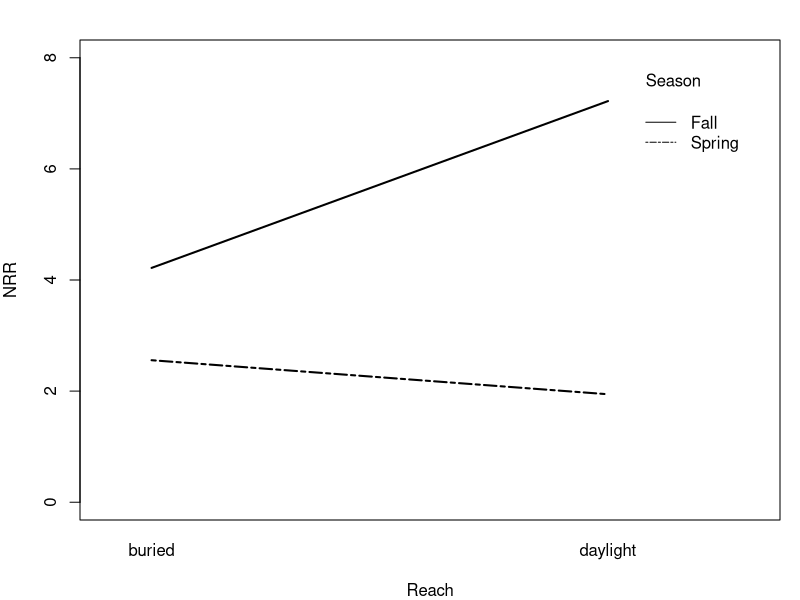
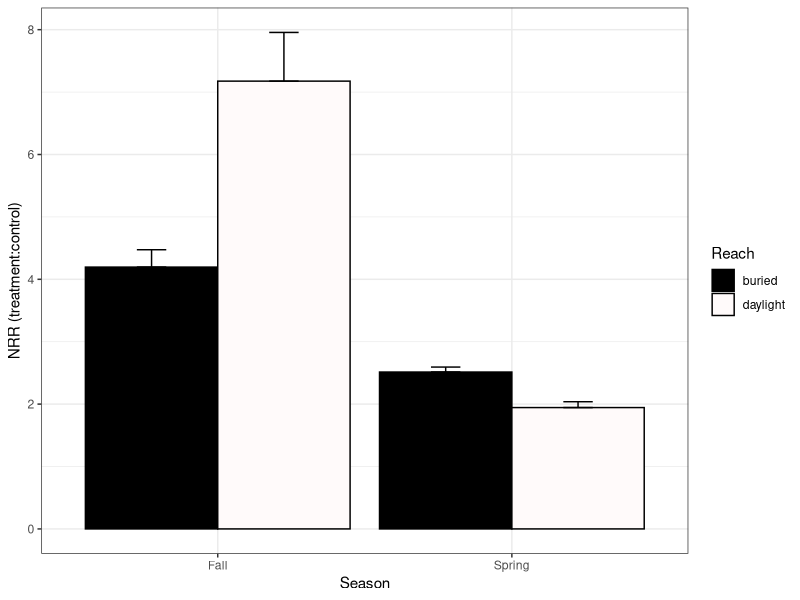
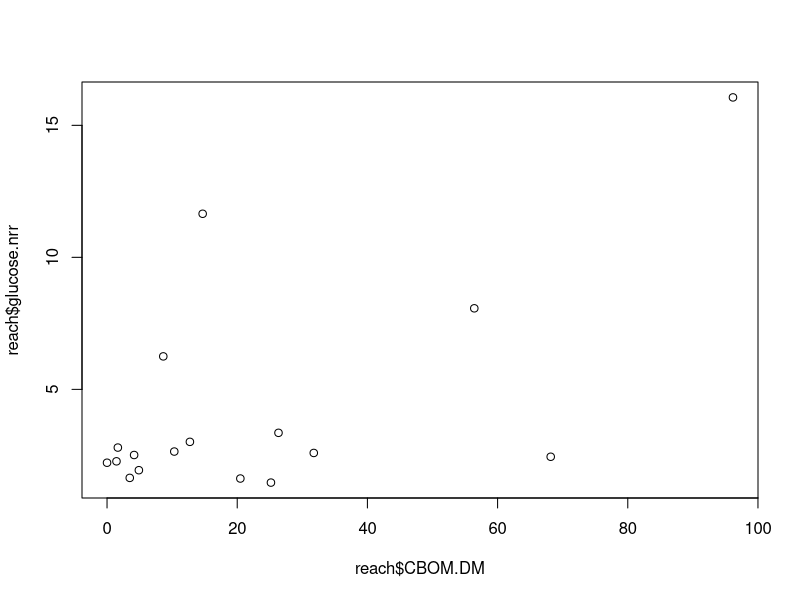
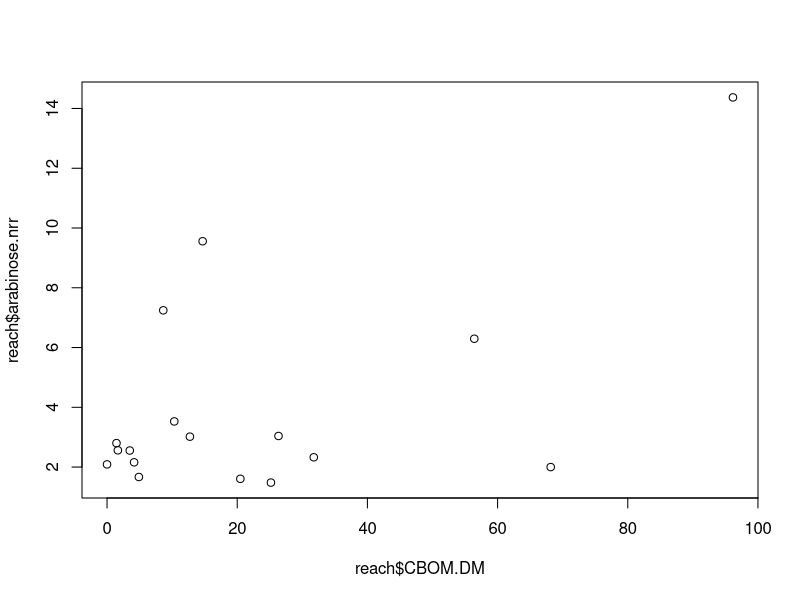
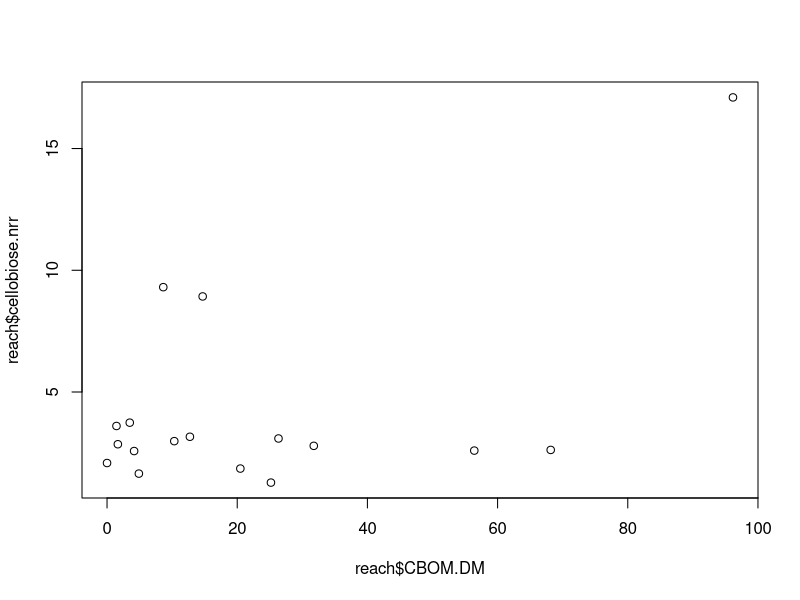

Reproduce these figures in R, in order. (Note: this script raises an error after producing the figures.)
#9-May-16
#This R script compiles all our final analyses from cincy.reach.R
#and cincy.nds.R.  Those two files contain the variance optimization 
#and model selection code.

############################################################################################
#load and set up data

#packages
install.packages("nlme")
install.packages("nortest")
install.packages("dplyr")
install.packages("multcomp")
install.packages("MASS")
install.packages("ggplot2")
library(nlme)
library(nortest)
library(dplyr)
library(multcomp)
library(MASS)
library(ggplot2)

#load and evaluate NDS data
nds<-read.table(file="cincy.nds.csv", header=T, sep=',')
str(nds)
unique(nds$stream)
unique(nds$season)
unique(nds$reach)
unique(nds$carbon)

nds$carbon <- factor(nds$carbon, levels = c("Control", "Arabinose", "Cellobiose", "Glucose"))

#load and evaluate REACH data
reach<-read.table(file="cincy.reach.csv", header=T, sep=',')
unique(reach$stream)
unique(reach$season)
unique(reach$reach)
str(reach)

############################################################################################
#Carbon limitation analysis with NDS data
fall<-subset(nds, season=="Fall")
spring<-subset(nds, season=="Spring")
fall.spring<-rbind(fall,spring)
fall.spring<-droplevels(fall.spring)#removes summer as a level bc it has no values

vf1 = varIdent(form = ~1|season*reach) 
vf2 = varExp(form = ~ fitted (.)|season)
vf3 = varIdent(form = ~1|stream)

M.nds<-lme(nrr~season*reach, random=~1|stream, 
           weights=varComb(vf1,vf2,vf3), data=fall.spring, 
           na.action=na.omit)
anova(M.nds)
summary(M.nds)

#interaction plot
op<-par(mfrow=c(1,1), mar=c(4,4,2,1))
x<-fall.spring[complete.cases(fall.spring),]#strips NA rows from data for plotting
x<-droplevels(x)#removes levels with no values, such as summer
with(x, 
     interaction.plot(reach,season,nrr, 
                      ylim=c(0,8),lty=c(1,12),lwd=2,ylab="NRR", 
                      xlab="Reach", trace.label="Season"))
par(op)
#fall has stronger NRR than spring, 
#but in spring, buried have greater response to added carbon
#whereas in fall, daylight reaches have greater response to added carbon

x <- group_by(fall.spring, season, reach) %>%  # Grouping function causes subsequent functions to aggregate by season and reach
  summarize(nrr.mean = mean(nrr, na.rm = TRUE), # na.rm = TRUE to remove missing values
            nrr.sd=sd(nrr, na.rm = TRUE),  # na.rm = TRUE to remove missing values
            n = sum(!is.na(nrr)), # of observations, excluding NAs. 
            nrr.se=nrr.sd/sqrt(n))

p<-ggplot(data=x, 
          aes(x=season, y=nrr.mean, fill=reach)) + 
  geom_bar(stat="identity", 
           position=position_dodge(), color = "black") + 
  geom_errorbar(aes(ymin=nrr.mean, 
                    ymax=nrr.mean+nrr.se), width=0.2, 
                position=position_dodge(0.9)) + 
  scale_fill_manual(values=c("black","snow"))
p+xlab("Season")+ylab("NRR (treatment:control)")+labs(fill="Reach")+theme_bw()
############################################################################################
#Reach scale data analysis


############multivariate approach to incorporate glucose, arabinose, and cellobiose responses
############into a single model
install.packages("vegan")
library(vegan)

#http://cc.oulu.fi/~jarioksa/softhelp/vegan/html/adonis.html
y <- cbind(reach$glucose.nrr,reach$arabinose.nrr,reach$cellobiose.nrr)
L.y <- cbind(log(reach$glucose.nrr+1),log(reach$arabinose.nrr+1),log(reach$cellobiose.nrr+1))
adonis(y~CBOM.DM+FBOM.DM, data=reach, na.action=na.omit, perm=1e5)
  #runs a simulation that returns CBOM as significant (p=0.039) and FBOM as marginal (p=0.053)
M1<-adonis(y~CBOM.DM+FBOM.DM, data=reach, na.action=na.omit, perm=1e5)
coefficients(M1)#glucose is term 1, arabinose is term 2, cellobiose is term 3
summary(M1)

#interpretation:  the more CBOM and FBOM, the greater the response to added carbon in NDS

plot(reach$glucose.nrr~reach$CBOM.DM)
plot(reach$arabinose.nrr~reach$CBOM.DM)
plot(reach$cellobiose.nrr~reach$CBOM.DM)

#these look terrible...maybe it's better not to graph these?

############N acquisition enzymes
vf1<-varIdent(form = ~1|stream)

M.nace<-gls(NACE.DM~season, weights=vf1, 
         data=reach, na.action=na.omit, method="REML")
anova(M.nace)
summary(M.nace)

model.matrix.gls <- function(M.nace, ...){
  model.matrix(terms(M.nace), data = getData(M.nace), ...)  
}
model.frame.gls <- function(M.nace, ...){
  model.frame(formula(M.nace), data = getData(M.nace), ...)  
}
terms.gls <- function(M.nace, ...){
  terms(model.frame(M.nace),...)  
}

multCompTukey <- glht(M.nace, linfct = mcp(season = "Tukey")) 
summary(multCompTukey)

#interpretation:  more N acquisition effort in fall compared to spring

x <- group_by(reach, season) %>%  
  summarize(NACE.mean = mean(NACE.DM, na.rm = TRUE), 
            NACE.sd=sd(NACE.DM, na.rm = TRUE),  
            n = sum(!is.na(NACE.DM)),  
            NACE.se=NACE.sd/sqrt(n))

p<-ggplot(data=x, 
          aes(x=season, y=NACE.mean)) + geom_bar(stat="identity", 
          position=position_dodge(), colour="black") + geom_errorbar(aes(ymin=NACE.mean, 
          ymax=NACE.mean+NACE.se), width=0.2, 
          position=position_dodge(0.9)) + scale_fill_manual(values=c("black"))

p+xlab("Season")+ylab("NACE (nmol g-1 DM h-1)")+theme_bw()
#check units with Brian


############DOPAH2, correlates to lignin degradation so a metric of recalcitrant carbon use
vf3<-varIdent(form=~1|season)

M.dopah2<-gls(DOPAH2.DM~reach, 
              weights=vf3, data=reach, na.action=na.omit)
anova(M.dopah2)
summary(M.dopah2)

#interpretation:  more lignin degradation effort in buried compared to daylight regardless of season

x <- group_by(reach, reach) %>%  
  summarize(DOPAH2.mean = mean(DOPAH2.DM, na.rm = TRUE), 
            DOPAH2.sd=sd(DOPAH2.DM, na.rm = TRUE),  
            n = sum(!is.na(DOPAH2.DM)),  
            DOPAH2.se=DOPAH2.sd/sqrt(n))

p<-ggplot(data=x, 
          aes(x=reach, y=DOPAH2.mean)) + geom_bar(stat="identity", 
          position=position_dodge(), colour="black") + geom_errorbar(aes(ymin=DOPAH2.mean, 
          ymax=DOPAH2.mean+DOPAH2.se), width=0.2, 
          position=position_dodge(0.9)) + scale_fill_manual(values=c("black"))

p+xlab("Reach")+ylab("DOPAH2 (nmol g-1 DM h-1)")+theme_bw()
#check units with Brian and write "DOPAH2" properly...wth is this stuff?

############POX, Brian Hill's alternate DOPA metric?
reach$L.POX<-log(reach$POX+1)

M.pox<-gls(L.POX~reach, data=reach, na.action=na.omit)
anova(M.pox)
summary(M.pox)

#interpretation:  more recalcitrant C degradation effort in buried compared to daylight 
    #regardless of season

x <- group_by(reach, reach) %>%  
  summarize(POX.mean = mean(POX, na.rm = TRUE), 
            POX.sd=sd(POX, na.rm = TRUE),  
            n = sum(!is.na(POX)),  
            POX.se=POX.sd/sqrt(n))

p<-ggplot(data=x, 
          aes(x=reach, y=POX.mean)) + geom_bar(stat="identity", 
          position=position_dodge(), colour="black") + geom_errorbar(aes(ymin=POX.mean, 
          ymax=POX.mean+POX.se), width=0.2, 
          position=position_dodge(0.9)) + scale_fill_manual(values=c("black"))

p+xlab("Reach")+ylab("POX (mol g-1 C h-1)")+theme_bw()

############LCI, index of carbon lability calculcated as recalcitrant/(labile+recalcitrant)
    #so a smaller number means there is more labile carbon and a bigger number means more
    #recalcitrant carbon

M.lci<-gls(LCI~season+reach+stream, data=reach, na.action=na.omit)
anova(M.lci)
summary(M.lci)

model.matrix.gls <- function(M.lci, ...){
  model.matrix(terms(M.lci), data = getData(M.lci), ...)  
}
model.frame.gls <- function(M.lci, ...){
  model.frame(formula(M.lci), data = getData(M.lci), ...)  
}
terms.gls <- function(M.lci, ...){
  terms(model.frame(M.lci),...)  
}

multCompTukey <- glht(M.lci, linfct = mcp(season = "Tukey")) 
summary(multCompTukey)

#spring and fall don't differ, but summer has more recalcitrant carbon than the fall
#daylight has more labile carbon than buried

x <- group_by(reach, season, reach) %>%  
  summarize(LCI.mean = mean(LCI, na.rm = TRUE), 
            LCI.sd=sd(LCI, na.rm = TRUE),  
            n = sum(!is.na(LCI)),  
            LCI.se=LCI.sd/sqrt(n))

p<-ggplot(data=x, 
          aes(x=season, y=LCI.mean, fill=reach)) + geom_bar(stat="identity", 
          position=position_dodge(), colour="black") + geom_errorbar(aes(ymin=LCI.mean, 
          ymax=LCI.mean+LCI.se), width=0.2, 
          position=position_dodge(0.9)) + scale_fill_manual(values=c("black","snow"))

p+xlab("Season")+ylab("LCI (recalcitrant/(labile+recalcitrant))")+labs(fill="Reach")+theme_bw()

############HIX, humification index from Pennino

new.reach<-reach[reach$HIX>0.71,]#subset data to remove outlier

vf1<-varIdent(form = ~1|stream)

M.hix<-gls(HIX~season+reach+stream, 
         weights=vf1, data=new.reach,na.action=na.omit) 
anova(M.hix)
summary(M.hix)

model.matrix.gls <- function(M.hix, ...){
  model.matrix(terms(M.hix), data = getData(M.hix), ...)  
}
model.frame.gls <- function(M.hix, ...){
  model.frame(formula(M.hix), data = getData(M.hix), ...)  
}
terms.gls <- function(M.hix, ...){
  terms(model.frame(M.hix),...)  
}

multCompTukey <- glht(M.hix, linfct = mcp(season = "Tukey")) 
summary(multCompTukey)

#Fall has higher humification index than spring or summer
#Daylight has higher humification index than buried, possibly due to terrestrial inputs to
  #open reaches

x <- group_by(new.reach, season, reach) %>%  # Grouping function causes subsequent functions to aggregate by season and reach
  summarize(HIX.mean = mean(HIX, na.rm = TRUE), # na.rm = TRUE to remove missing values
            HIX.sd=sd(HIX, na.rm = TRUE),  # na.rm = TRUE to remove missing values
            n = sum(!is.na(HIX)), # of observations, excluding NAs. 
            HIX.se=HIX.sd/sqrt(n))

p<-ggplot(data=x, 
          aes(x=season, y=HIX.mean, fill=reach)) + geom_bar(stat="identity", 
          position=position_dodge(), colour="black") + geom_errorbar(aes(ymin=HIX.mean, 
          ymax=HIX.mean+HIX.se), width=0.2, 
          position=position_dodge(0.9)) + scale_fill_manual(values=c("black","snow"))
p+xlab("Season")+ylab("Humification Index (HIX))")+labs(fill="Reach")+theme_bw()

############BIX, biological freshness index from Pennino

M.bix<-gls(BIX~season, 
              data=reach,na.action=na.omit)  
anova(M.bix)
summary(M.bix)

model.matrix.gls <- function(M.bix, ...){
  model.matrix(terms(M.bix), data = getData(M.bix), ...)  
}
model.frame.gls <- function(M.bix, ...){
  model.frame(formula(M.bix), data = getData(M.bix), ...)  
}
terms.gls <- function(M.bix, ...){
  terms(model.frame(M.bix),...)  
}

multCompTukey <- glht(M.bix, linfct = mcp(season = "Tukey")) 
summary(multCompTukey)

#spring and summer have higher freshness than fall, but they don't differ from each other

x <- group_by(reach, season) %>%  # Grouping function causes subsequent functions to aggregate by season and reach
  summarize(BIX.mean = mean(BIX, na.rm = TRUE), # na.rm = TRUE to remove missing values
            BIX.sd=sd(BIX, na.rm = TRUE),  # na.rm = TRUE to remove missing values
            n = sum(!is.na(BIX)), # of observations, excluding NAs. 
            BIX.se=BIX.sd/sqrt(n))

p<-ggplot(data=x, 
          aes(x=season, y=BIX.mean)) + geom_bar(stat="identity", 
          position=position_dodge(), colour="black") + geom_errorbar(aes(ymin=BIX.mean, 
          ymax=BIX.mean+BIX.se), width=0.2, 
          position=position_dodge(0.9)) + scale_fill_manual(values=c("black"))

p+xlab("Season")+ylab("Biological Freshness Index (BIX)")+theme_bw()

############FI is fluorescence index from Pennino. bigger=microbial, lower=terrestrial

vf2<-varIdent(form=~1|reach)

M.fi<-gls(FI~season, weights=vf2, 
          data=reach, na.action=na.omit)

anova(M.fi)
summary(M.fi)

model.matrix.gls <- function(M.fi, ...){
  model.matrix(terms(M.fi), data = getData(M.fi), ...)  
}
model.frame.gls <- function(M.fi, ...){
  model.frame(formula(M.fi), data = getData(M.fi), ...)  
}
terms.gls <- function(M.fi, ...){
  terms(model.frame(M.fi),...)  
}

multCompTukey <- glht(M.fi, linfct = mcp(season = "Tukey")) 
summary(multCompTukey)

#fall has a larger terrestrial signature than spring or summer.  spring and summer not different
  #from each other

x <- group_by(reach, season) %>%  # Grouping function causes subsequent functions to aggregate by season and reach
  summarize(FI.mean = mean(FI, na.rm = TRUE), # na.rm = TRUE to remove missing values
            FI.sd=sd(FI, na.rm = TRUE),  # na.rm = TRUE to remove missing values
            n = sum(!is.na(FI)), # of observations, excluding NAs. 
            FI.se=FI.sd/sqrt(n))

p<-ggplot(data=x, 
          aes(x=season, y=FI.mean)) + geom_bar(stat="identity", 
          position=position_dodge(), colour="black") + geom_errorbar(aes(ymin=FI.mean, 
          ymax=FI.mean+FI.se), width=0.2, 
          position=position_dodge(0.9)) + scale_fill_manual(values=c("black"))

p+xlab("Season")+ylab("Fluoroscence Index (FI)")+theme_bw()

############P2H is protein to humic ratio from Pennino. bigger numbers are more protein like OM 
  #compared to humic-like OM

vf6<-varPower(form = ~ fitted(.))

M.p2h<-gls(P2H~season+reach+stream, 
        weights=vf6, data=new.reach,na.action=na.omit)

anova(M.p2h)
summary(M.p2h)

model.matrix.gls <- function(M.p2h, ...){
  model.matrix(terms(M.p2h), data = getData(M.p2h), ...)  
}
model.frame.gls <- function(M.p2h, ...){
  model.frame(formula(M.p2h), data = getData(M.p2h), ...)  
}
terms.gls <- function(M.p2h, ...){
  terms(model.frame(M.p2h),...)  
}

multCompTukey <- glht(M.p2h, linfct = mcp(season = "Tukey")) 
summary(multCompTukey)

#spring and summer have higher P2H than fall, daylight has lower P2H than buried with small
  #effect size, possibly due to greater biological activity using the better OM?

x <- group_by(reach, season, reach) %>%  # Grouping function causes subsequent functions to aggregate by season and reach
  summarize(P2H.mean = mean(P2H, na.rm = TRUE), # na.rm = TRUE to remove missing values
            P2H.sd=sd(P2H, na.rm = TRUE),  # na.rm = TRUE to remove missing values
            n = sum(!is.na(P2H)), # of observations, excluding NAs. 
            P2H.se=P2H.sd/sqrt(n))

p<-ggplot(data=x, 
        aes(x=season, y=P2H.mean, fill=reach)) + geom_bar(stat="identity", 
        position=position_dodge(), colour="black") + geom_errorbar(aes(ymin=P2H.mean, 
        ymax=P2H.mean+P2H.se), width=0.2, 
        position=position_dodge(0.9)) + scale_fill_manual(values=c("black","snow"))
p+xlab("Season")+ylab("Protein to Humic Ratio)")+labs(fill="Reach")+theme_bw()
